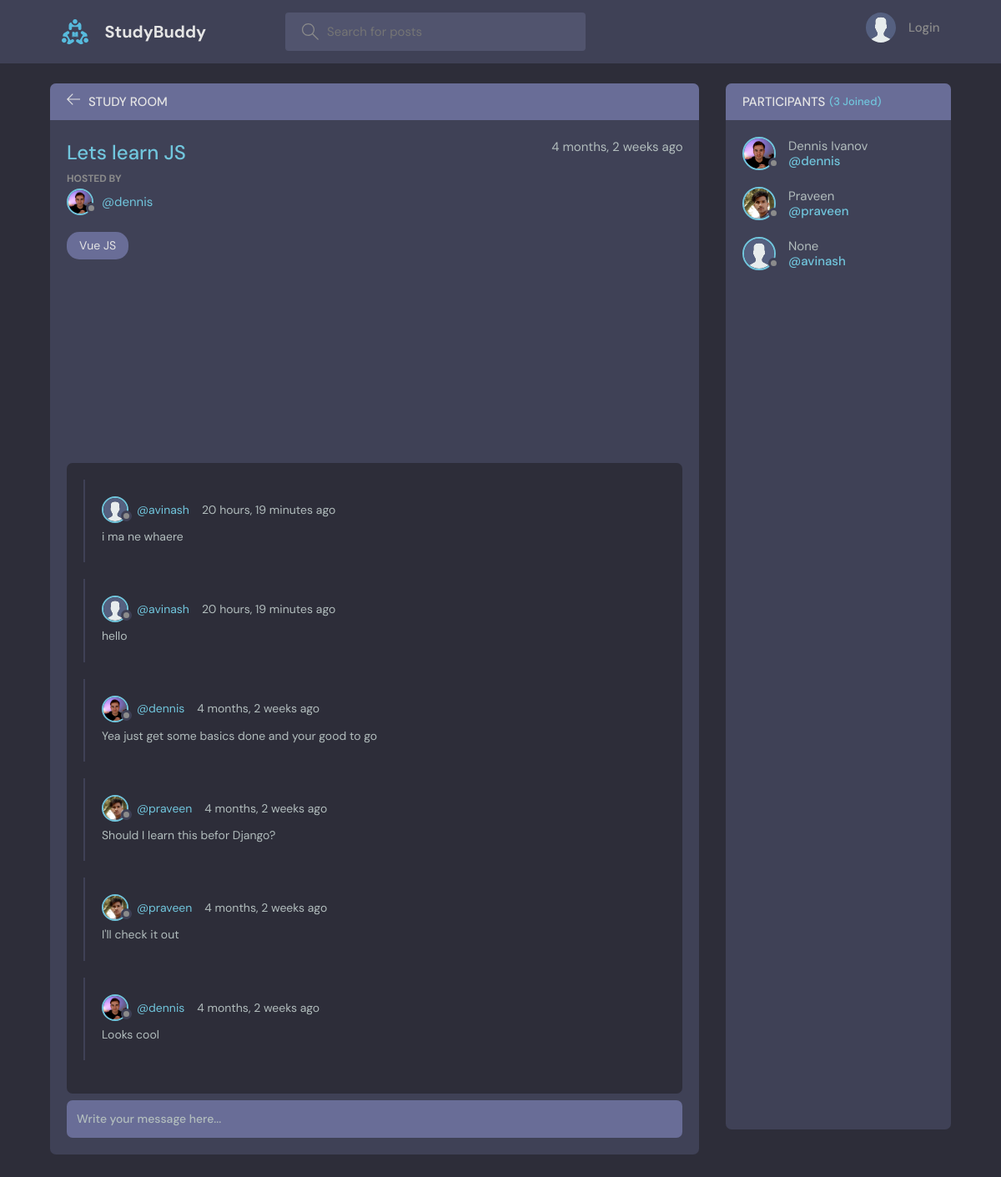
The page /room/15/ on the database as committed earlier.
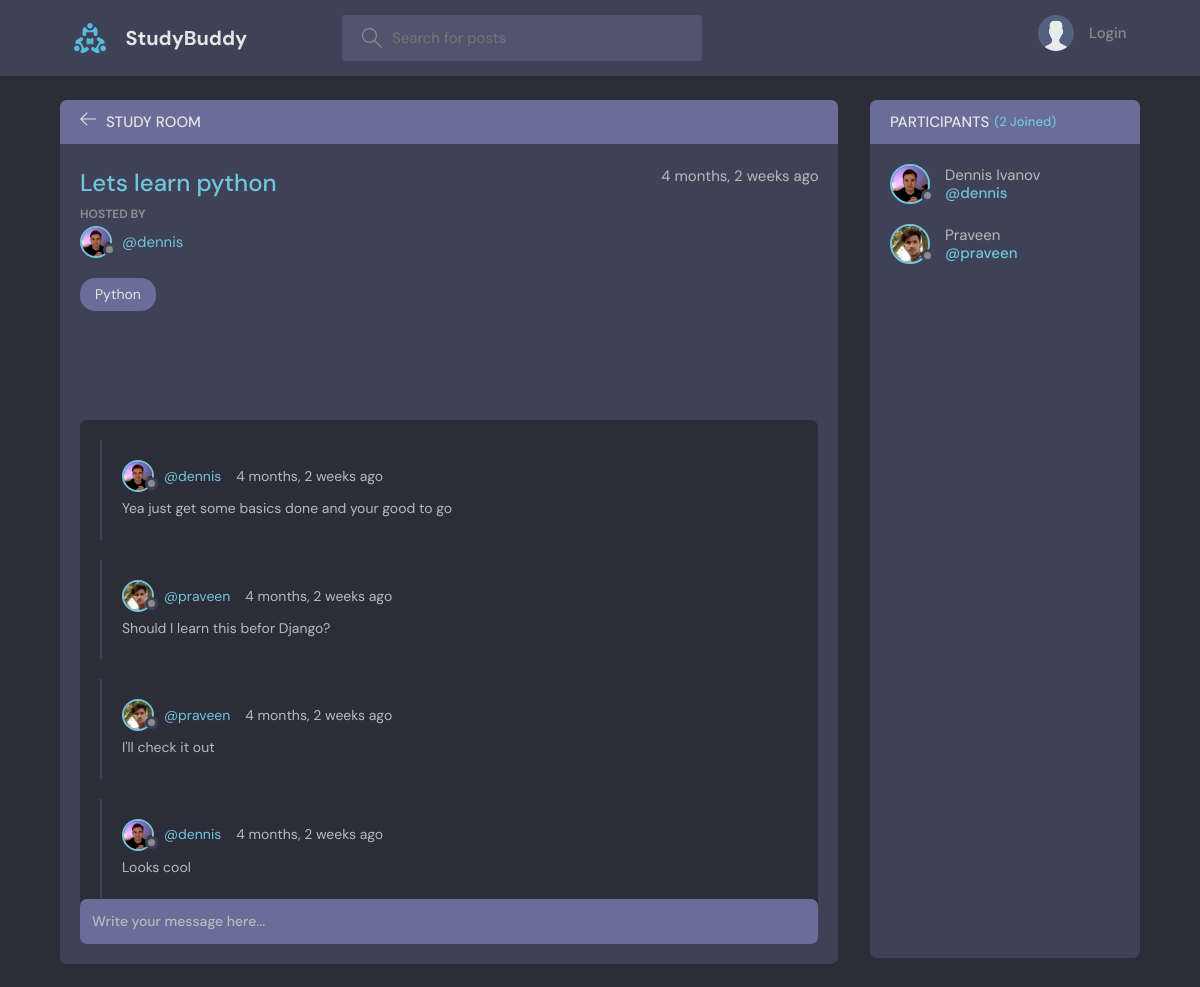
The same page on the database as committed later.
### base/models.py (models this page shows, shortened)
class Room(models.Model):
    host = models.ForeignKey(User, on_delete=models.SET_NULL, null=True)
    topic = models.ForeignKey(Topic, on_delete=models.SET_NULL, null=True)
    name = models.CharField(max_length=200)
    description = models.TextField(null=True, blank=True)
    participants = models.ManyToManyField(
        User, related_name='participants', blank=True)
    updated = models.DateTimeField(auto_now=True)
    created = models.DateTimeField(auto_now_add=True)
    class Meta:
        ordering = ['-updated', '-created']

class User(AbstractUser):
    name = models.CharField(max_length=200, null=True)
    email = models.EmailField(unique=True, null=True)
    bio = models.TextField(null=True)
    avatar = models.ImageField(null=True, default="avatar.svg")
    USERNAME_FIELD = 'email'
    REQUIRED_FIELDS = []

class Topic(models.Model):
    name = models.CharField(max_length=200)
    def __str__(self):
        return self.name

class Message(models.Model):
    user = models.ForeignKey(User, on_delete=models.CASCADE)
    room = models.ForeignKey(Room, on_delete=models.CASCADE)
    body = models.TextField()
    updated = models.DateTimeField(auto_now=True)
    created = models.DateTimeField(auto_now_add=True)
    class Meta:
        ordering = ['-updated', '-created']

### base/views.py (the view, shortened to what this page needs)
# urls.py: path('room/<str:pk>/', views.room, name="room"),
def room(request, pk):
    room = Room.objects.get(id=pk)
    room_messages = room.message_set.all()
    participants = room.participants.all()
    context = {'room': room, 'room_messages': room_messages,
               'participants': participants}
    return render(request, 'base/room.html', context)

### base/templates/base/room.html (shortened to what this page needs)
{% extends 'main.html' %}
{% block content %}
<main class="profile-page layout layout--2">
  <div class="container">
    <div class="room">
      <div class="room__top">
        <div class="room__topLeft">
          <a href="{% url 'home' %}">
            <svg version="1.1" xmlns="http://www.w3.org/2000/svg" width="32" height="32" viewBox="0 0 32 32">
              <title>arrow-left</title>
              <path
                d="M13.723 2.286l-13.723 13.714 13.719 13.714 1.616-1.611-10.96-10.96h27.625v-2.286h-27.625l10.965-10.965-1.616-1.607z">
              </path>
            </svg>
          </a>
          <h3>Study Room</h3>
        </div>
      </div>
      <div class="room__box scroll">
        <div class="room__header scroll">
          <div class="room__info">
            <h3>{{room.name}}</h3>
            <span>{{room.created|timesince}} ago</span>
          </div>
          <div class="room__hosted">
            <p>Hosted By</p>
            <a href="{% url 'user-profile' room.host.id %}" class="room__author">
              <div class="avatar avatar--small">
                <img src="{{room.host.avatar.url}}" />
              </div>
              <span>@{{room.host.username}}</span>
            </a>
          </div>
          <span class="room__topics">{{room.topic}}</span>
        </div>
        <div class="room__conversation">
          <div class="threads scroll">
            {% for message in room_messages %}
            <div class="thread">
              <div class="thread__top">
                <div class="thread__author">
                  <a href="{% url 'user-profile' message.user.id %}" class="thread__authorInfo">
                    <div class="avatar avatar--small">
                      <img src="{{message.user.avatar.url}}" />
                    </div>
                    <span>@{{message.user.username}}</span>
                  </a>
                  <span class="thread__date">{{message.created|timesince}} ago</span>
                </div>
              </div>
              <div class="thread__details">
                {{message.body}}
              </div>
            </div>
            {% endfor %}
          </div>
        </div>
      </div>
      <div class="room__message">
        <form action="" method="POST">
          <input name="body" placeholder="Write your message here..." />
        </form>
      </div>
    </div>
    <div class="participants">
      <h3 class="participants__top">Participants <span>({{participants.count}} Joined)</span></h3>
      <div class="participants__list scroll">
        {% for user in participants %}
        <a href="{%  url 'user-profile' user.id %}" class="participant">
          <div class="avatar avatar--medium">
            <img src="{{user.avatar.url}}" />
          </div>
          <p>
            {{user.name}}
            <span>@{{user.username}}</span>
          </p>
        </a>
        {% endfor %}
      </div>
    </div>
  </div>
</main>
{% endblock content %}

### templates/main.html (shortened to what this page needs)
<!DOCTYPE html>
{% load static %}
<html lang="en">
<head>
</head>
<body>
    {% include 'navbar.html' %}
    {% block content %}
    {% endblock %}
</body>
</html>

### templates/navbar.html (shortened to what this page needs)
{% load static %}
<header class="header header--loggedIn">
    <div class="container">
        <a href="{% url 'home' %}" class="header__logo">
            <img src="{% static 'images/logo.svg' %}" />
            <h1>StudyBuddy</h1>
        </a>
        <form class="header__search" method="GET" action="{% url 'home' %}">
            <label>
                <input name="q" placeholder="Search for posts" />
            </label>
        </form>
        <nav class="header__menu">
            {% if request.user.is_authenticated %}
            <div class="header__user">
                <a href="{% url 'update-user' %}">
                    <div class="avatar avatar--medium active">
                        <img src="{{request.user.avatar.url}}" />
                    </div>
                    <p>{{request.user.username}} <span>@{{request.user.username}}</span></p>
                </a>
                <button class="dropdown-button">
                    <svg version="1.1" xmlns="http://www.w3.org/2000/svg" width="32" height="32" viewBox="0 0 32 32">
                        <title>chevron-down</title>
                        <path d="M16 21l-13-13h-3l16 16 16-16h-3l-13 13z"></path>
                    </svg>
                </button>
            </div>
            {% else %}
            <a href="{% url 'login' %}">
                <img src="{% static 'images/avatar.svg' %}" />
                <p>Login</p>
            </a>
            {% endif %}
        </nav>
    </div>
</header>

Rows that differ between the two databases and show on the page:
removed Message: user.avatar (placeholder picture), user.username "avinash", created "20 hours, 19 minutes", body "i ma ne whaere"
removed Message: user.avatar (placeholder picture), user.username "avinash", created "20 hours, 19 minutes", body "hello"
removed User: avatar (placeholder picture), name "None", username "avinash"
changed Room "dennis": name "Lets learn JS" → "Lets learn python"; topic "Vue JS" → "Python"
Other text that changed with them:
{{ participants.count }}: "3" → "2"
